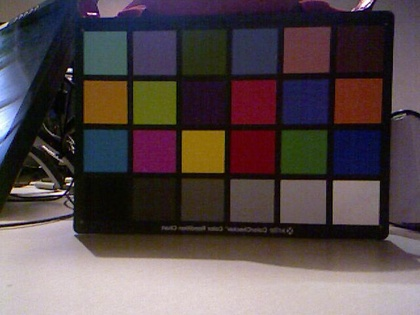
%> input picture ColorWebinar/macbethchart25.jpg, 420 x 315 px, shrunk from 640 x 480 before the run, given in place of demoday.jpg, which was not available
$ octave colorcalibrose_def.m   (GNU Octave 9; MATLAB toolbox functions it lacks are replaced by stand-ins)
%> lines starting %> are read from the running program, lines starting %| are printed output that depends on the picture; in (x1, y1, x2, y2) boxes, pixels count from 0 and x2, y2 are one past the last pixel; in counts of white or black regions, pixels touching at a corner belong together; the program's own positions count from 1; pictures that were not available may be replaced by others from this repository, and a replacement may not be noted
### ColorWebinar/findAllChartSquares.m
% Copyright 2007 The MathWorks, Inc.
function final = findAllChartSquares(centroids, squaresIm)
% findAllChartSquares

% Please define inputs and outputs!

xDiffs = diff(centroids(:,1));

%sort the y values of the centroids and calculate the difference
sortedChartY = sort(centroids(:,2));
yDiffs = diff(sortedChartY);

tol = 10;
chartY = find(yDiffs > tol);
chartX = find(xDiffs > tol);

start = 1;
row = zeros(length(chartY),1);
for i = 1:length(chartY)
	row(i,1) = mean(sortedChartY(start:chartY(i)));
	start = chartY(i)+1;
end
row(4,1) = mean(sortedChartY(start:end));

%find the x-value for the centroid for each colum of the chart
start = 1;
col = zeros(1,length(chartX));
for i = 1:length(chartX)
	col(1,i) = mean(centroids(start:chartX(i), 1));
	start = chartX(i)+1;
end
col(1,6) = mean(centroids(start:end, 1));

%putting it all together, the final centroid values
final = cell(1,4);
for i = 1:4
	final{:,i} = [col' repmat(row(i,:), 6,1)];
end

### ColorWebinar/displayChartSquares.m
% Copyright 2007 The MathWorks, Inc.
function displayChartSquares(squaresIm,final)
% displayChartSquares Show the identified centroids on the original chart image
imshow(squaresIm)
hold on
for i = 1:4
	plot(final{i}(:,1), final{i}(:,2), 'o', 'markerEdgeColor', 'k', ...
            'markerFaceColor', 'w','markersize', 5, 'linewidth', 1);
end
title('Centroids of Squares')

### ColorWebinar/getMeanForEachSquare.m
% Copyright 2007 The MathWorks, Inc.
function squareMeans = getMeanForEachSquare (squaresIm, final)
% Get the new values of the squares
% convert finding the chart to a function and call it here to get the new,
% updated squares
pixRegion = 5;
squares = cell(4,6);
for i = 1:4
    for j = 1:6
        squares{i,j} = squaresIm(round(final{i}(j,2))-...
                    pixRegion:round(final{i}(j,2)+pixRegion), ...
                    round(final{i}(j,1)-pixRegion):round(final{i}(j,1)+pixRegion), :);
    end
end

cform = makecform('srgb2lab');
square = cellfun(@(x,c) applycform(x, cform), squares, 'UniformOutput',...
    false);
squareMeans = cellfun(@(x) mean(mean(lab2double(x))), square,...
    'UniformOutput', false);

### ColorWebinar/getReferenceValues.m
% Copyright 2007 The MathWorks, Inc.
function chartSquares = getReferenceValues(refFile)
referenceValues = xlsread(refFile);
L = referenceValues(:,1);
a = referenceValues(:,2);
b = referenceValues(:,3);

L = reshape(L, 4,6);
a = reshape(a, 4,6);
b = reshape(b, 4,6);
chartSquares = arrayfun(@(x,y,z) reshape([x y z], 1,1,[]), L,a,b, 'UniformOutput', false);

### ColorWebinar/colorcalibrose_def.m
%% Colour calibration

%% Load in test image and select chart
clear;
clc;
close all;


% im = flipdim(RGB,2);
im = imread('demoday.jpg');
%> im is the input picture: size 315x420x3 uint8; mean R, G, B 85.9, 73.5, 75.5
im = flipdim(im,2);
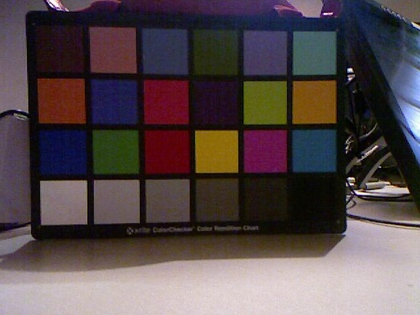
%> im: size 315x420x3 uint8; mean R, G, B 85.9, 73.5, 75.5; mean of the top-left, top-right, bottom-left and bottom-right quarters 45, 55.7, 99.8, 112.3


% Cropping tool for the image
% [squaresIm,cropRect] = imcrop(im);
squaresIm = im;
cropRect = [0 0 size(squaresIm,2) size(squaresIm,1)];
%> cropRect = [0 0 420 315]
close; subplot(2,2,1); imshow(squaresIm); title('Selected Region')

% Convert chart image to black and white
gray = rgb2gray(squaresIm);     % Convert to grayscale
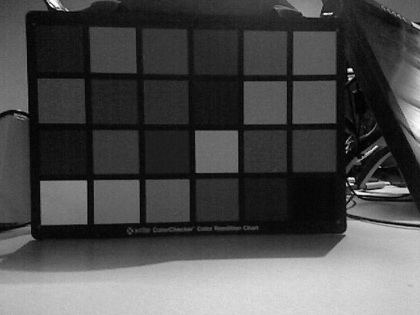
%> gray: size 315x420 uint8; min 0, max 254, mean 77.4

% % Histeq  enhances the contrast of images by transforming the values in an
% % intensity image, or the values in the colormap of an indexed image, so
% % that the histogram of the output image approximately matches a specified
% % histogram.
J = histeq(gray);               % Equalize the histogram
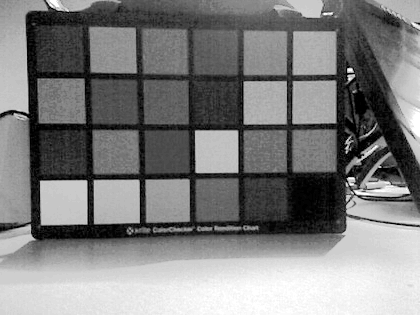
%> J: size 315x420 uint8; min 0, max 255, mean 126.4

% % GRAYTHRESH(I) computes a global threshold (LEVEL) that can be
% % used to convert an intensity image to a binary image with IM2BW. LEVEL
% % is a normalized intensity value that lies in the range [0, 1].
% % GRAYTHRESH uses Otsu's method, which chooses the threshold to minimize
% % the intraclass variance of the thresholded black and white pixels.
threshold = graythresh(J);      % Threshold
%> threshold = 0.498

bw = im2bw(J, threshold);       % Convert to B&W
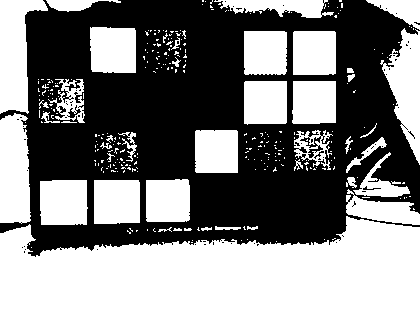
%> bw: size 315x420 logical; 50.1% white; 66 black regions (62 under 20 px), largest, box (x1, y1, x2, y2) and area: (0, 0, 420, 257) 65808, (67, 105, 81, 118) 65, (363, 186, 381, 190) 26, (314, 151, 324, 159) 22

subplot(2,2,2); imshow(bw); title('Thresholded Region');

% Remove white pixels along the border, then dilate and erode to fill in
% solids.
bw2 = imclearborder(bw);
%> bw2: size 315x420 logical; 16.2% white; 285 white regions (250 under 20 px), largest, box (x1, y1, x2, y2) and area: (40, 180, 88, 225) 2088, (90, 27, 136, 73) 2043, (94, 180, 140, 224) 2000
se = strel('square', 25);
bw2 = imopen(bw2, se);
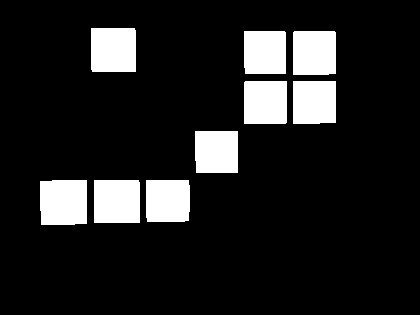
%> bw2: size 315x420 logical; 12.9% white; 9 white regions, largest, box (x1, y1, x2, y2) and area: (40, 180, 87, 225) 2077, (91, 28, 136, 72) 1976, (94, 180, 140, 223) 1976
subplot(2,2,3); imshow(bw2); title('Noise Removed');

%% Find all chart squares
% Automatically find the centroid of all unique objects in the image.

labeled = bwlabel(bw2); %Label connected components in 2-D binary image.
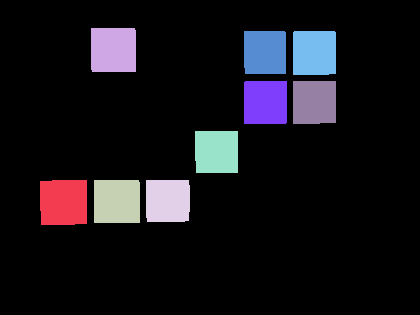
%> labeled: size 315x420 double; 10 distinct labels, from 0 to 9; one colour per label, 0 black

s = regionprops(labeled,'Centroid'); %Measure properties of image regions.
%> s = 9 regions; first 5, Centroid: [64.2 202.9], [114 50.5], [117.5 202], [168.3 201.4], [217.1 152.4]

centroids = cat(1, s.Centroid); %Concatenate arrays.
%> centroids = [64.16 202.9; 114 50.5; 117.5 202; 168.3 201.4; 217.1 152.4; 265.6 52.95; 266 103; 314.9 53.44; 314.9 102.8]

% Use custom algorithm to find missing squares on the chart.
squareLocations = findAllChartSquares(centroids, squaresIm);
%> in findAllChartSquares, `xDiffs = diff(centroids(:,1));`: xDiffs = [49.84; 3.48; 50.85; 48.81; 48.42; 0.443; 48.93; -0.0509]
%> in findAllChartSquares, `sortedChartY = sort(centroids(:,2));`: sortedChartY = [50.5; 52.95; 53.44; 102.8; 103; 152.4; 201.4; 202; 202.9]
%> in findAllChartSquares, `yDiffs = diff(sortedChartY);`: yDiffs = [2.45; 0.493; 49.37; 0.183; 49.4; 48.98; 0.644; 0.875]
%> in findAllChartSquares, `chartY = find(yDiffs > tol);`: chartY = [3; 5; 6]
%> in findAllChartSquares, `chartX = find(xDiffs > tol);`: chartX = [1; 3; 4; 5; 7]
%> the loop in findAllChartSquares, `for i = 1:length(chartY)` made 3 passes
%> start on passes 1 to 3: 4, 6, 7
%> after the loop in findAllChartSquares, `for i = 1:length(chartY)`: row = [52.3; 102.9; 152.4]
%> the loop in findAllChartSquares, `for i = 1:length(chartX)` made 5 passes
%> start on passes 1 to 5: 2, 4, 5, 6, 8
%> after the loop in findAllChartSquares, `for i = 1:length(chartX)`: col = [64.16 115.7 168.3 217.1 265.8]
%> after the loop in findAllChartSquares, `for i = 1:4`: final = 4 items
%> squareLocations = 4 items

subplot(2,2,4); displayChartSquares(squaresIm,squareLocations);
%> after `displayChartSquares(squaresIm,squareLocations)`:
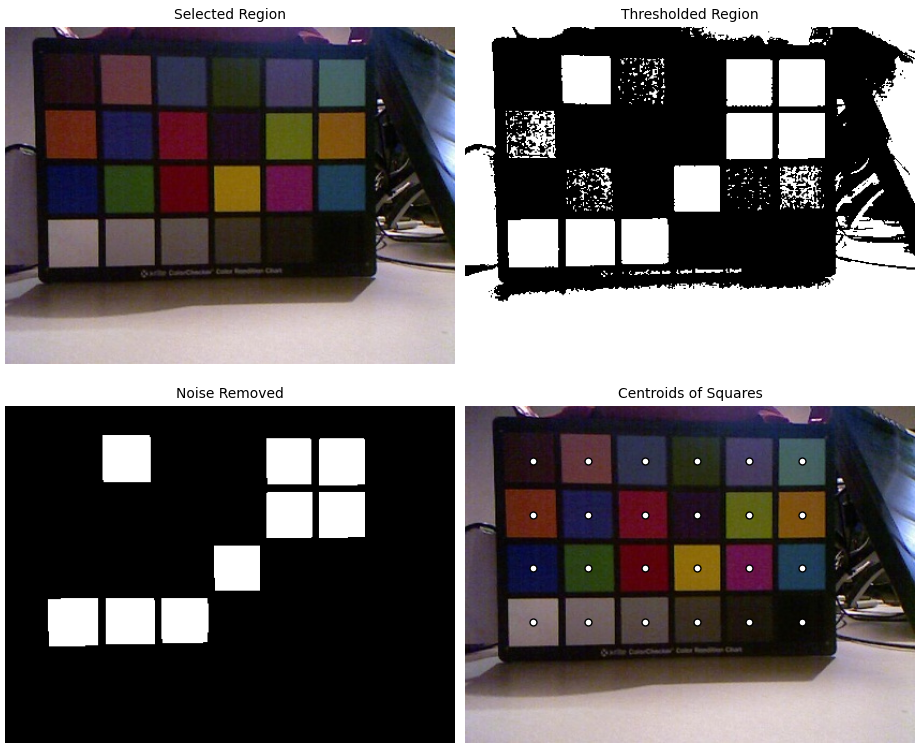
%> figure redrawn from the program's plot data, 4 panels

centreofsquaresx=[];
centreofsquaresy=[];

for i=1:size(squareLocations,2)
    n=squareLocations(i);
    for k=1:size(n{1,1},1)
        x_coord = n{1,1}(k,1);
        y_coord = n{1,1}(k,2);
        centreofsquaresx = [centreofsquaresx x_coord];
        centreofsquaresy = [centreofsquaresy y_coord];
    end
end
%> this loop made 4 passes
%> after the loop, centreofsquaresx = 24 values, max 314.9 at index 6, min 64.16 at index 1, mean 191; centreofsquaresy = 24 values from 52.3 to 202.1

%% Compare with reference color chart

% Now that we've identified the color chart in our photograph, let's
% compare it to the reference color chart.  We can use datatips to get a
% quantitative reading of the RGB values.

squareMeans = getMeanForEachSquare(squaresIm, squareLocations);
%> after the loop in getMeanForEachSquare, `for i = 1:4`: squares = 24 items
%> squareMeans = 24 items
chartSquares = getReferenceValues('chartValues.xls');
%> the run ends on the next line
